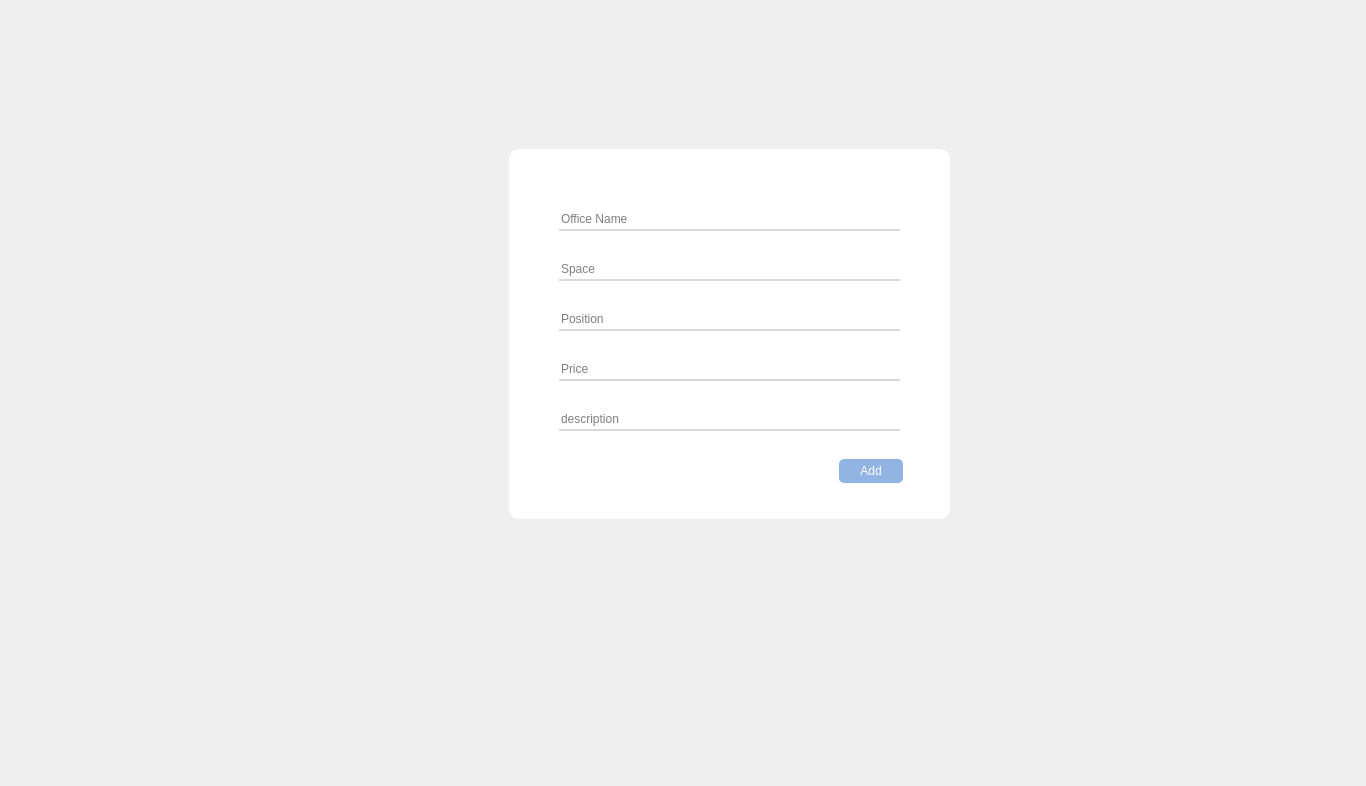
     <widget class="QWidget" name="add_office_widget" native="true">
      <property name="geometry">
       <rect>
        <x>0</x>
        <y>0</y>
        <width>1366</width>
        <height>786</height>
       </rect>
      </property>
      <widget class="QLabel" name="blur">
       <property name="geometry">
        <rect>
         <x>0</x>
         <y>0</y>
         <width>1366</width>
         <height>786</height>
        </rect>
       </property>
       <property name="text">
        <string/>
       </property>
       <property name="pixmap">
        <pixmap resource="res.qrc">:/img/img/blur.svg</pixmap>
       </property>
      </widget>
      <widget class="QStackedWidget" name="popup_stacked_widget">
       <property name="geometry">
        <rect>
         <x>229</x>
         <y>59</y>
         <width>1111</width>
         <height>571</height>
        </rect>
       </property>
       <property name="currentIndex">
        <number>0</number>
       </property>
       <widget class="QWidget" name="page_12">
        <widget class="QWidget" name="widget" native="true">
         <property name="geometry">
          <rect>
           <x>280</x>
           <y>90</y>
           <width>441</width>
           <height>370</height>
          </rect>
         </property>
         <property name="styleSheet">
          <string notr="true">background-color:white;
border-radius:10px;</string>
         </property>
         <widget class="QLineEdit" name="office_Name_line">
          <property name="geometry">
           <rect>
            <x>50</x>
            <y>60</y>
            <width>341</width>
            <height>22</height>
           </rect>
          </property>
          <property name="styleSheet">
           <string notr="true">border:none;
border-bottom: 1.5px solid #d9d9d9;
border-radius:unset;</string>
          </property>
          <property name="placeholderText">
           <string>Office Name</string>
          </property>
         </widget>
         <widget class="QLineEdit" name="space_line">
          <property name="geometry">
           <rect>
            <x>50</x>
            <y>110</y>
            <width>341</width>
            <height>22</height>
           </rect>
          </property>
          <property name="styleSheet">
           <string notr="true">border:none;
border-bottom: 1.5px solid #d9d9d9;
border-radius:unset;</string>
          </property>
          <property name="placeholderText">
           <string>Space</string>
          </property>
         </widget>
         <widget class="QLineEdit" name="position_line">
          <property name="geometry">
           <rect>
            <x>50</x>
            <y>160</y>
            <width>341</width>
            <height>22</height>
           </rect>
          </property>
          <property name="styleSheet">
           <string notr="true">border:none;
border-bottom: 1.5px solid #d9d9d9;
border-radius:unset;</string>
          </property>
          <property name="placeholderText">
           <string>Position</string>
          </property>
         </widget>
         <widget class="QLineEdit" name="description_line">
          <property name="geometry">
           <rect>
            <x>50</x>
            <y>260</y>
            <width>341</width>
            <height>22</height>
           </rect>
          </property>
          <property name="styleSheet">
           <string notr="true">border:none;
border-bottom: 1.5px solid #d9d9d9;
border-radius:unset;</string>
          </property>
          <property name="placeholderText">
           <string>description</string>
          </property>
         </widget>
         <widget class="QPushButton" name="add_office_button">
          <property name="geometry">
           <rect>
            <x>330</x>
            <y>310</y>
            <width>64</width>
            <height>24</height>
           </rect>
          </property>
          <property name="styleSheet">
           <string notr="true">border-radius: 5px;
background-color:#92B4E2;
color:white;</string>
          </property>
          <property name="text">
           <string>Add</string>
          </property>
         </widget>
         <widget class="QLineEdit" name="Price_line">
          <property name="geometry">
           <rect>
            <x>50</x>
            <y>210</y>
            <width>341</width>
            <height>22</height>
           </rect>
          </property>
          <property name="styleSheet">
           <string notr="true">border:none;
border-bottom: 1.5px solid #d9d9d9;
border-radius:unset;</string>
          </property>
          <property name="placeholderText">
           <string>Price</string>
          </property>
         </widget>
         <widget class="QLabel" name="officeName_icone">
          <property name="geometry">
           <rect>
            <x>370</x>
            <y>60</y>
            <width>17</width>
            <height>16</height>
           </rect>
          </property>
          <property name="text">
           <string/>
          </property>
          <property name="pixmap">
           <pixmap resource="res.qrc">:/img/img/nameOffice_iconeGrey.png</pixmap>
          </property>
         </widget>
         <widget class="QLabel" name="space_icone">
          <property name="geometry">
           <rect>
            <x>370</x>
            <y>110</y>
            <width>17</width>
            <height>16</height>
           </rect>
          </property>
          <property name="text">
           <string/>
          </property>
          <property name="pixmap">
           <pixmap resource="res.qrc">:/img/img/space_iconeGrey.png</pixmap>
          </property>
         </widget>
         <widget class="QLabel" name="position_icone">
          <property name="geometry">
           <rect>
            <x>370</x>
            <y>160</y>
            <width>17</width>
            <height>16</height>
           </rect>
          </property>
          <property name="text">
           <string/>
          </property>
          <property name="pixmap">
           <pixmap resource="res.qrc">:/img/img/position_iconeGrey.png</pixmap>
          </property>
         </widget>
         <widget class="QLabel" name="price_icone">
          <property name="geometry">
           <rect>
            <x>372</x>
            <y>210</y>
            <width>17</width>
            <height>16</height>
           </rect>
          </property>
          <property name="text">
           <string/>
          </property>
          <property name="pixmap">
           <pixmap resource="res.qrc">:/img/img/dollar_iconeGrey.png</pixmap>
          </property>
         </widget>
         <widget class="QLabel" name="description_icone">
          <property name="geometry">
           <rect>
            <x>370</x>
            <y>260</y>
            <width>17</width>
            <height>16</height>
           </rect>
          </property>
          <property name="text">
           <string/>
          </property>
          <property name="pixmap">
           <pixmap resource="res.qrc">:/img/img/description_iconeGrey.png</pixmap>
          </property>
         </widget>
         <widget class="QPushButton" name="exit_add_popup">
          <property name="geometry">
           <rect>
            <x>217</x>
            <y>15</y>
            <width>16</width>
            <height>16</height>
           </rect>
          </property>
          <property name="styleSheet">
           <string notr="true">background-image: url(&quot;C:/Users/Mon Pc/Desktop/Qt projects/BrainStormSpace/img/exit_x_icon.png&quot;);
background-repeat:no-repeat;</string>
          </property>
          <property name="text">
           <string/>
          </property>
         </widget>
        </widget>
       </widget>
       <widget class="QWidget" name="page_13"/>
      </widget>
     </widget>
